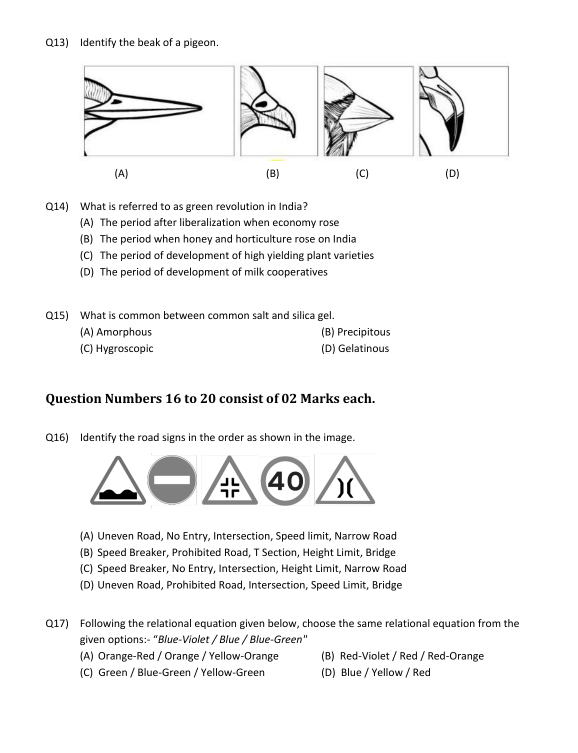
#> input picture tmp/pdfs/nid-review/SamplePaper_DATPrelims_BDes.png, 1155 x 1505 px (shown at 1/2 size)
$ python -i figures.py   (imports and definitions only)
#> lines starting #> are read from the running program, lines starting #| are printed output that depends on the picture; after the words box and inside, x2 and y2 are one past the last pixel; in counts of white or black regions, pixels touching at a corner belong together
#!/usr/bin/env python3
"""Stage 3 of the question-paper ingestion pipeline: figures.

Reads 01-intake and 02-segments and writes <work>/<paper-id>/03-figures/:

    figures.json            per question: block crop, figures, canonical PNG, SVG trial
    <key>/block.png         the whole question as printed (review and fallback)
    <key>/fig-N.png         canonical figure: the embedded image's own pixels, or a
                            page render when the page shows something else
    <key>/fig-N.svg         vector recreation, only when it passed every check
    <key>/fig-N.board.png   source | SVG | difference, for the owner's approval

The canonical PNG is what students see. An SVG is an addition that a person
must still approve (stage 6). See docs/ingestion/PLAN.md, "Figure decision".
"""

import argparse
from contextlib import nullcontext
from functools import lru_cache
import hashlib
import io
import json
import math
import pathlib
import re
import shutil
import subprocess
import sys
import tempfile

import fitz
import numpy as np
from PIL import Image, ImageDraw, ImageFilter

SCHEMA = 1
STAGE = "03-figures"
BLOCK_DPI = 250
MIN_RENDER_DPI = 200
MAX_SIDE = 8192
MAX_PNG_BYTES = 10 * 1024 * 1024
# Native image versus what the page shows, tolerant of a one-pixel shift and resampling.
APPEARANCE_LEVEL = 40       # grey levels outside the 3x3 neighbourhood range
APPEARANCE_SHARE = 0.003    # share of pixels allowed to differ
# Vector eligibility: a few flat colours cover almost every pixel.
FLAT_COLOURS = 6
FLAT_COVER = 0.97
TRACE_SCALE = 4
# Verification thresholds (PLAN.md).
PASS = {"inkIou": 0.98, "edgeP99": 1.5, "ssim": 0.95, "deltaE": 3.0}


class FigureError(Exception):
    """A refusal the operator can act on. The message is safe to print."""


def sha256(data):
    return hashlib.sha256(data).hexdigest()


# [4 lines left out: function png_bytes, not called in this run]


def check_png(data, image):
    if image.width > MAX_SIDE or image.height > MAX_SIDE or len(data) > MAX_PNG_BYTES:
        raise FigureError("A figure is larger than the bank accepts (8192 px or 10 MB)")


# ---------------------------------------------------------------- canonical PNG


# [61 lines left out: functions decode_native, render_clip, appearance_differs, placement_xref, with_mask, not called in this run]


def area(rect):
    return max(rect.width, 0) * max(rect.height, 0)


# [138 lines left out: functions visible_box, crop_native, canonical_figure, block_image, stitch_crops, photo_cropper, not called in this run]


# ---------------------------------------------------------------- vector trial


def palette_of(image):
    """Flat-colour palette, or None when the figure is a photo, a shaded render or a texture.

    A colour counts when it covers at least 1% of the pixels. Anti-aliased and JPEG-blurred
    edge pixels are not colours: they are explained when they sit next to a boundary
    between two palette colours."""
    rgb = np.asarray(image.convert("RGB"), dtype=np.int16)
    binned = (rgb // 32).reshape(-1, 3)
    codes = binned[:, 0] * 64 + binned[:, 1] * 8 + binned[:, 2]
    keys, counts = np.unique(codes, return_counts=True)
    order = np.argsort(-counts)
    significant = [keys[i] for i in order[:FLAT_COLOURS] if counts[i] >= 0.01 * codes.size]
    if not significant:
        return None
    flat = rgb.reshape(-1, 3)
    colours = [tuple(int(v) for v in np.median(flat[codes == key], axis=0)) for key in significant]
    labels = nearest_labels(image, colours)
    palette = np.asarray(colours, dtype=np.float32)
    distance = np.sqrt(((rgb.astype(np.float32) - palette[labels]) ** 2).sum(axis=2))
    boundary = np.zeros(labels.shape, dtype=bool)
    boundary[:, 1:] |= labels[:, 1:] != labels[:, :-1]
    boundary[1:, :] |= labels[1:, :] != labels[:-1, :]
    near_boundary = np.asarray(Image.fromarray(boundary.astype(np.uint8) * 255).filter(ImageFilter.MaxFilter(5))) > 0
    explained = (distance < 48) | near_boundary
    if explained.mean() < FLAT_COVER:
        return None
    return colours


def nearest_labels(image, colours):
    rgb = np.asarray(image.convert("RGB"), dtype=np.float32)
    palette = np.asarray(colours, dtype=np.float32)
    distance = ((rgb[:, :, None, :] - palette[None, None, :, :]) ** 2).sum(axis=3)
    return distance.argmin(axis=2)


# [14 lines left out: function trace_layer, not called in this run]


SAFE_SVG = re.compile(r"^<svg xmlns=\"http://www.w3.org/2000/svg\" viewBox=\"0 0 \d+ \d+\" width=\"\d+\" height=\"\d+\">"
                      r"(?:<rect [^<>]*/>)?(?:<g [^<>]*>(?:<path d=\"[-0-9 .,a-zA-Z]+\"/>)*</g>)*</svg>$")


# [19 lines left out: functions svg_document, rasterise_svg, not called in this run]


def hexcolour(rgb):
    return "%02x%02x%02x" % tuple(rgb)


# [260 lines left out: functions delta_e, verify, board, vector_trial, figure_text, default_ocr and 3 more, not called in this run]


# [2 lines not run here, left out]

>>> from PIL import Image
>>> picture = Image.open('../../../tmp/pdfs/nid-review/SamplePaper_DATPrelims_BDes.png')
#> picture is the input picture: PIL image 1155x1505 RGB; mean R, G, B 244, 244, 244
>>> result = palette_of(picture)
#> in palette_of, `keys, counts = np.unique(codes, return_counts=True)`: keys = [0, 73, 146, 219, 292, 365, 437, 438, 446, 507, 508, 509, 510, 511]; counts = [36772, 10802, 8090, 17521, 14538, 10941, 5, 15574, 9, 17, 21, 30, 45, 1623910]
#> in palette_of, `order = np.argsort(-counts)`: order = [13, 0, 3, 7, 4, 5, 1, 2, 12, 11, 10, 9, 8, 6]
#> in palette_of, `significant = [keys[i] for i in order[:FLAT_COLOURS] if counts[i] >= 0..`: significant = [511, 0, 219]
#> in palette_of, `colours = [tuple(int(v) for v in np.median(flat[codes == key], axis=0)..`: colours = [(255, 255, 255), (0, 0, 0), (120, 120, 120)]
#> in nearest_labels, `palette = np.asarray(colours, dtype=np.float32)`: palette = [[255, 255, 255], [0, 0, 0], [120, 120, 120]]
#> in nearest_labels, `distance = ((rgb[:, :, None, :] - palette[None, None, :, :]) ** 2).sum..`:
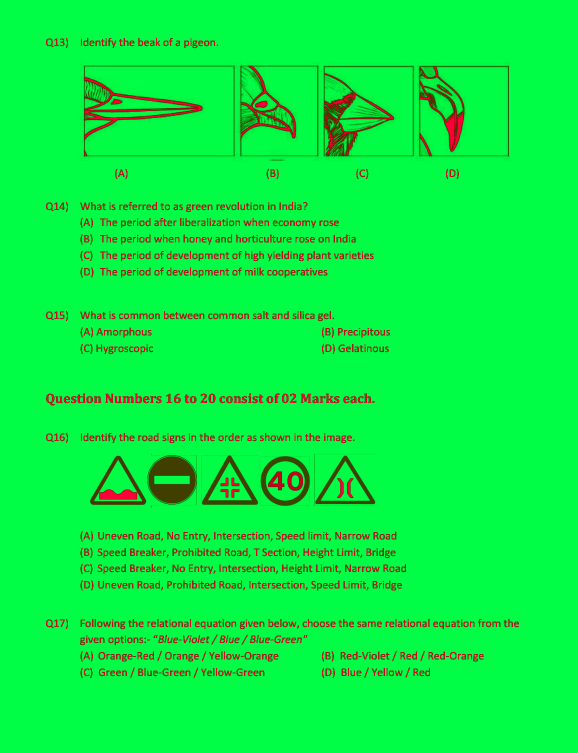
#> distance: shape (1505, 1155, 3) float32 (shown at 1/2 size); mean R, G, B 6286.7, 185805.7, 52238.2; drawn with min black and max white
#> in nearest_labels, `return distance.argmin(axis=2)`:
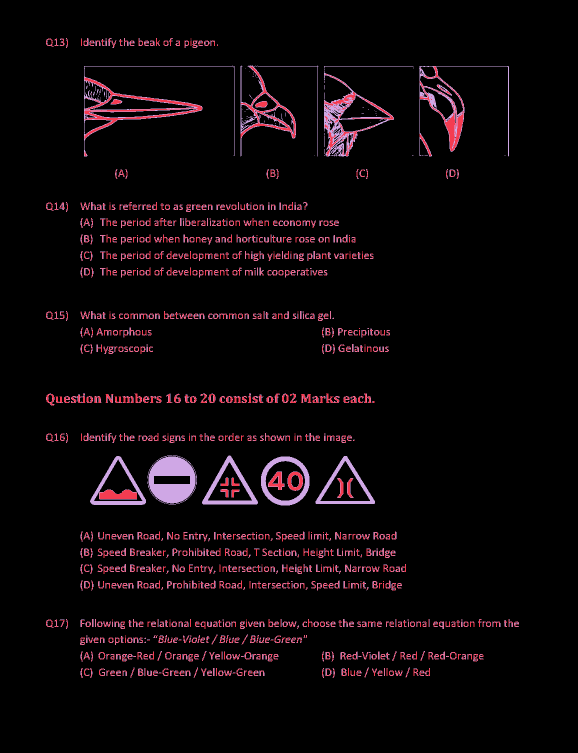
#> returned value: shape (1505, 1155) int64 (shown at 1/2 size); 3 distinct labels, from 0 to 2; one colour per label, 0 black
#> in palette_of, `distance = np.sqrt(((rgb.astype(np.float32) - palette[labels]) ** 2).s..`:
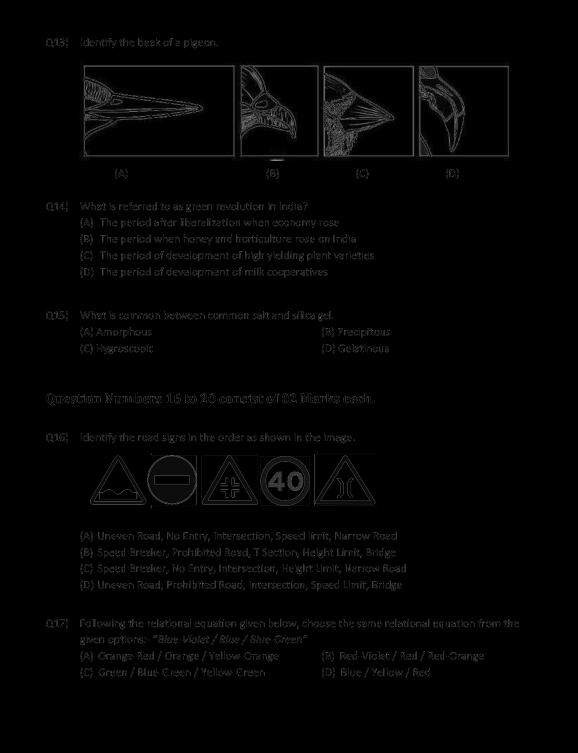
#> distance: shape (1505, 1155) float32 (shown at 1/2 size); min 0, max 145.6, mean 3.3
#> in palette_of, `boundary[:, 1:] |= labels[:, 1:] != labels[:, :-1]`:
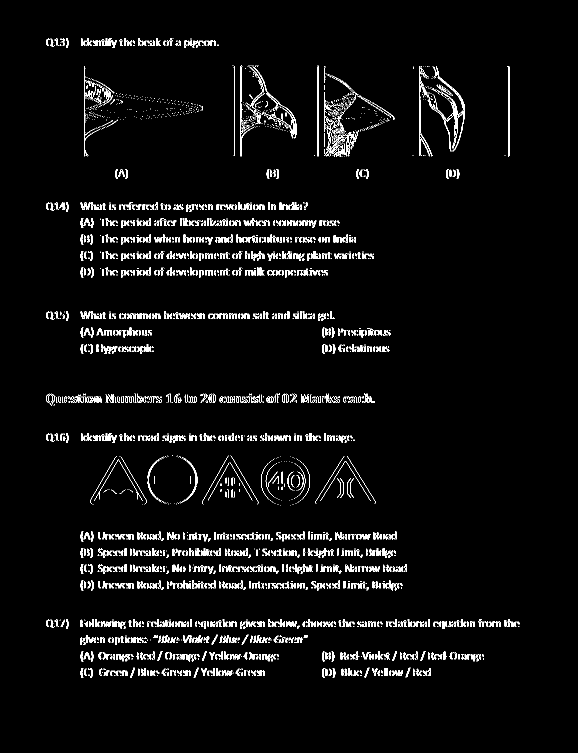
#> boundary: shape (1505, 1155) bool (shown at 1/2 size); 3.8% white in thin lines or dots, all inside (x1, y1, x2, y2) = (92, 76, 1039, 1356)
#> in palette_of, `boundary[1:, :] |= labels[1:, :] != labels[:-1, :]`:
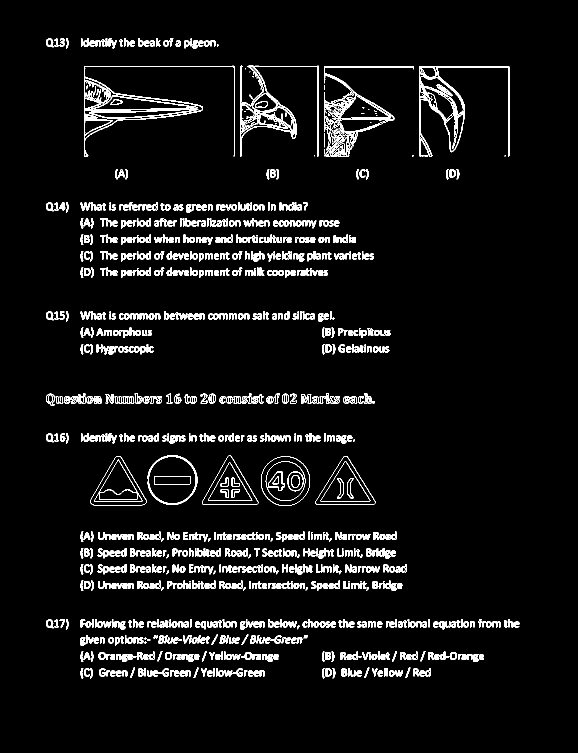
#> boundary: shape (1505, 1155) bool (shown at 1/2 size); 5.6% white in thin lines or dots, all inside (x1, y1, x2, y2) = (92, 76, 1039, 1357)
#> in palette_of, `near_boundary = np.asarray(Image.fromarray(boundary.astype(np.uint8) *..`:
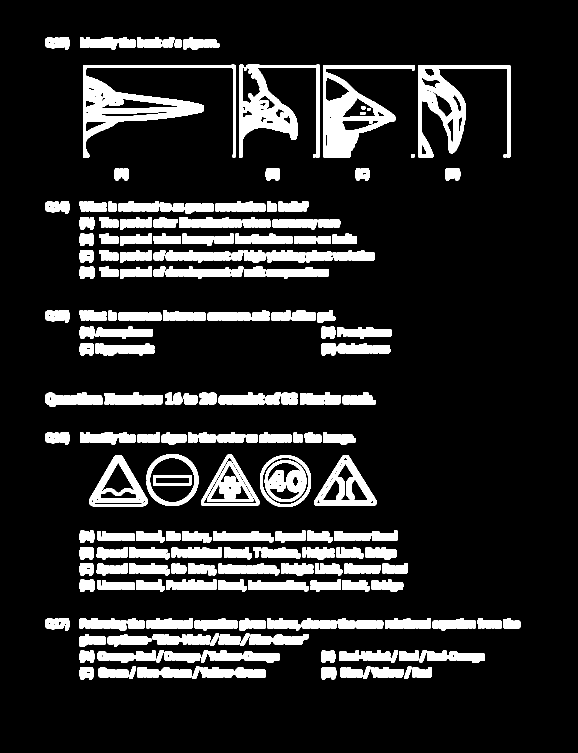
#> near_boundary: shape (1505, 1155) bool (shown at 1/2 size); 14.5% white; 197 white regions, largest, box (x1, y1, x2, y2) and area: (166, 129, 472, 316) 14555, (646, 130, 830, 316) 11568, (836, 130, 1021, 316) 10389
#> in palette_of, `explained = (distance < 48) | near_boundary`:
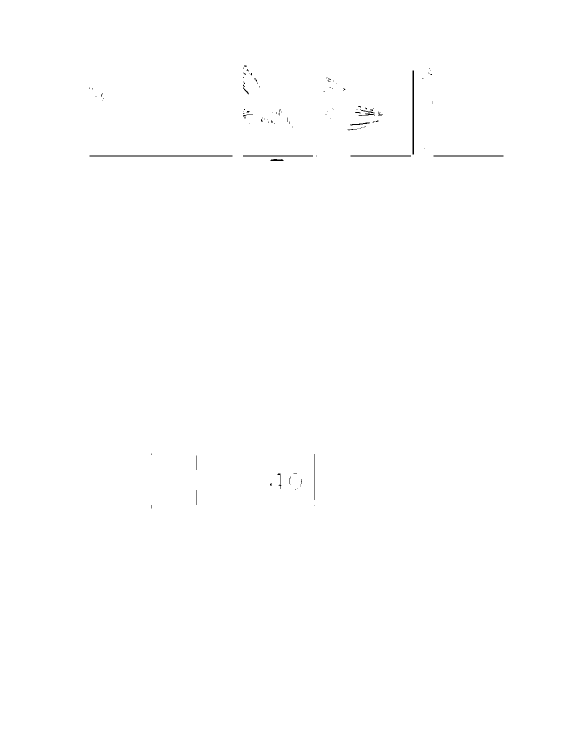
#> explained: shape (1505, 1155) bool (shown at 1/2 size); 99.8% white; black in thin lines or dots, all inside (x1, y1, x2, y2) = (179, 131, 1007, 1017)
#> result = [(255, 255, 255), (0, 0, 0), (120, 120, 120)]
